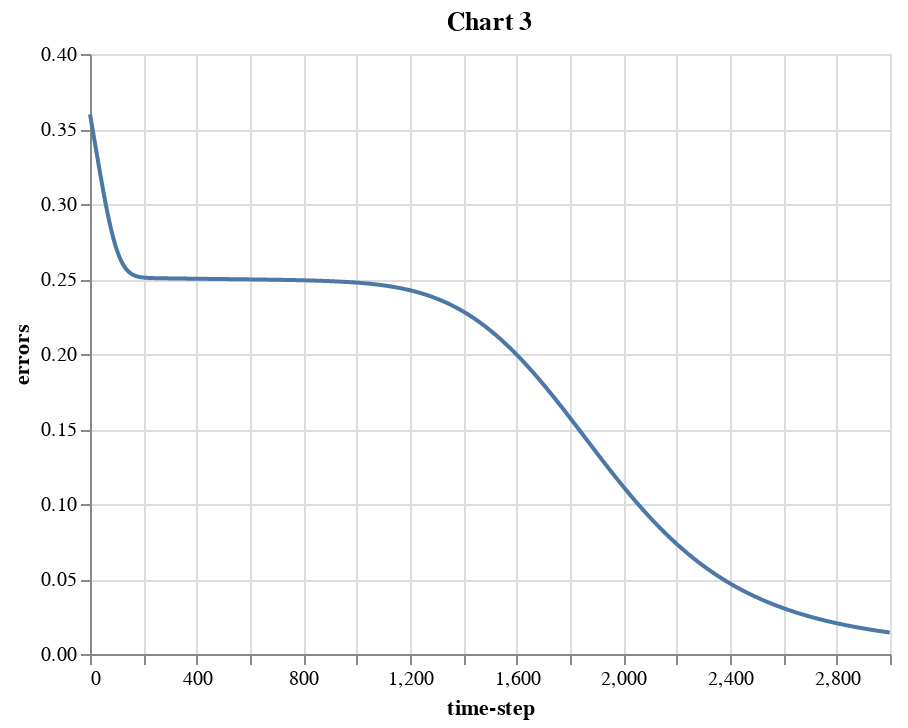

The notebook cell saved with this chart:
### Code cell
errors = history.history['loss']

df2 = pd.DataFrame({"errors":errors, "time-step": np.arange(0, len(errors))})

alt.Chart(df2).mark_line().encode(x="time-step", y="errors").properties(title='Chart 3')

### Figure 1 — Vega-Lite specification as saved in the notebook (floating-point values rounded to 4 significant figures; data arrays with more than 128 entries replaced by an {"elided": "..."} marker saying what was removed)
{"config": {"view": {"continuousWidth": 400, "continuousHeight": 300}}, "data": {"name": "data-71ca5bffe698eb73fe9a92b756feac6d"}, "mark": "line", "encoding": {"x": {"type": "quantitative", "field": "time-step"}, "y": {"type": "quantitative", "field": "errors"}}, "title": "Chart 3", "$schema": "https://vega.github.io/schema/vega-lite/v4.0.2.json", "datasets": {"data-71ca5bffe698eb73fe9a92b756feac6d": {"elided": "3000 records"}}}
